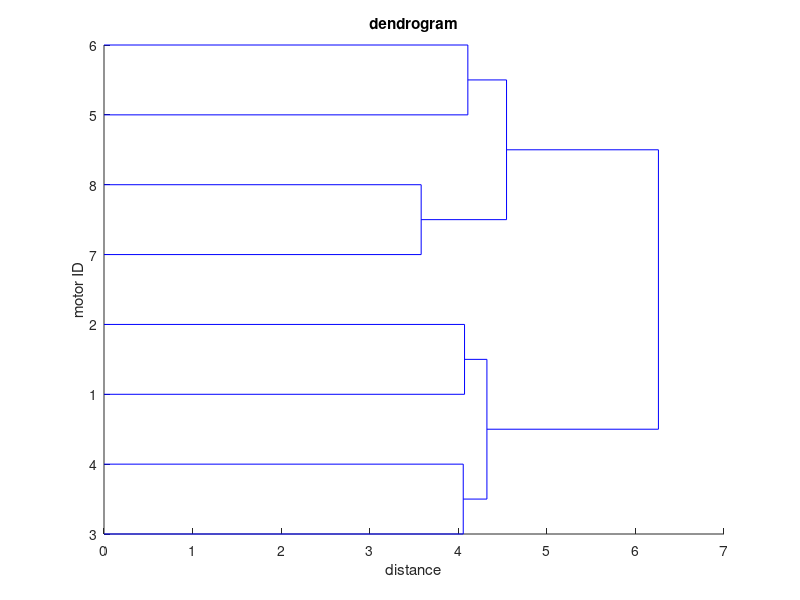
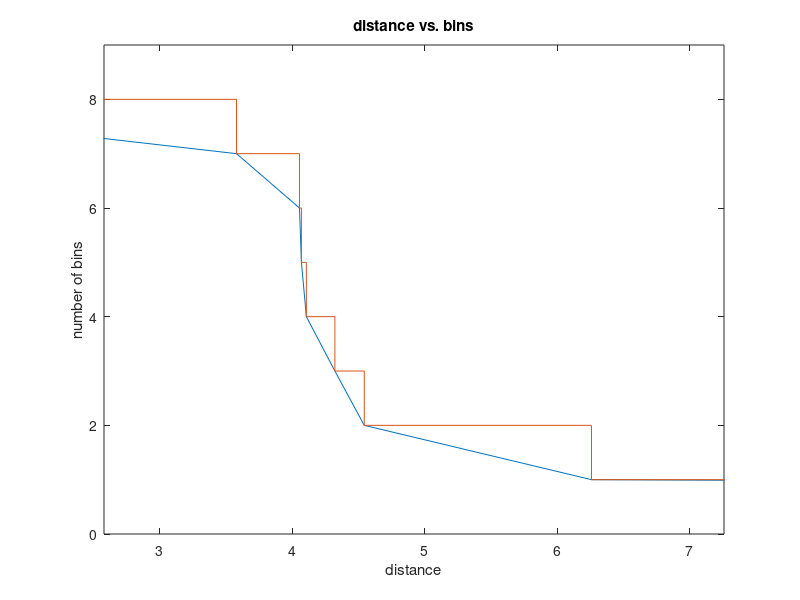
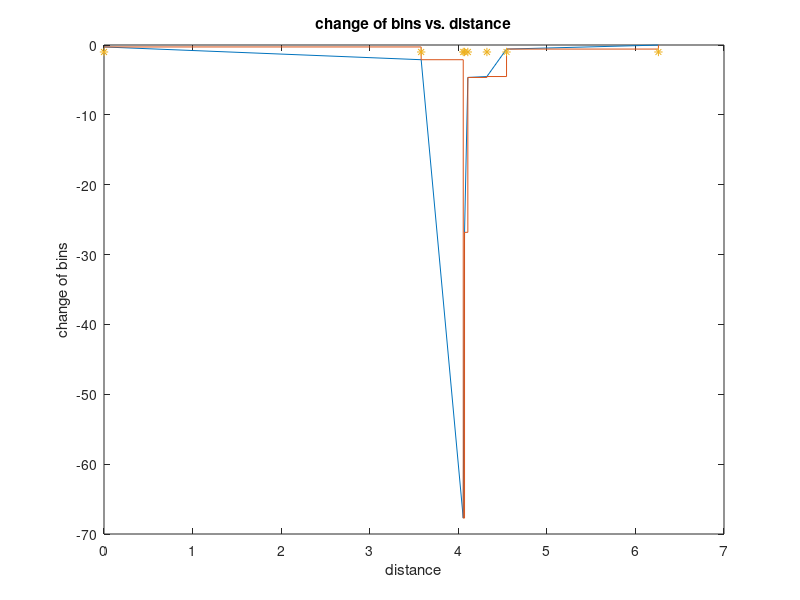

These charts were generated, in order, by the following MATLAB code: (Note: this script raises an error after producing the figures.)
close all
clear all
clc

%% Weight matrix and calculations
%weight matrices
w_ideal = [10, 3, 2, 1; 8, 5, 4, 3; 3, 10, 1, 2; 5, 8, 3, 4; 2, 1, 10, 3; 4, 3, 8, 5; 1, 2, 3, 10; 3, 4, 5, 8];
w = [10, 2.8, 2, 1.2; 8, 5, 4.2, 2.9; 3.1, 9.8, 1, 2.2; 5.1, 7.8, 3.2, 4.1; 1.9, 1.1, 10.1, 3.15; 4, 2.95, 7.9, 5.2; 0.9, 2.1, 3, 9.9; 2.85, 3.8, 4.8, 8.2];
w_hat = 1./w;

%linkage algorithm
Z = linkage(w,'single','euclidean')
Z_hat = linkage(w_hat,'single','euclidean'); %this doesn't work, don't quite understand why

%binning
[n_rows,n_columns] = size(w);
bins = zeros(n_rows,2);
bins(:,1) = [0; Z(:,3)];
bins(:,2) = [n_rows:-1:1]'

%bin change
bins_for_dot = [bins; [100, 0]]; %added so we can form a derivative
m = diff(bins_for_dot);
bin_dot = m(:,2)./m(:,1)

%inflection point of bin change (should be done mathematically with zeroing
%the second derivation; however since bins is monotonically decreasing,
%we can simply find the maximum in bin_dot and get the bin number
optimal_bins = 4;

%% Plots
figure(1)
[H,T]=dendrogram(Z,'Orientation','right');
title('dendrogram')
xlabel('distance')
ylabel('motor ID')

figure(2)
plot(bins_for_dot(:,1),bins_for_dot(:,2))
hold on
stairs(bins_for_dot(:,1),bins_for_dot(:,2))
xlim([min(Z(:,3)-1) max(Z(:,3)+1)])
ylim([0 n_rows+1])
title('distance vs. bins')
xlabel('distance')
ylabel('number of bins')

figure(3)
plot(bins(:,1),bin_dot)
hold on
stairs(bins(:,1),bin_dot)
plot(bins(:,1), m(:,2),'*')
title('change of bins vs. distance')
xlabel('distance')
ylabel('change of bins')

%% Other trials
% figure(3)
% dendrogram(Z_hat)

[a,b] = histc(Z(:,3),unique(Z(:,3)));
[c,d] = histcounts(Z(:,3),unique(Z(:,3)));
% y = a(b)